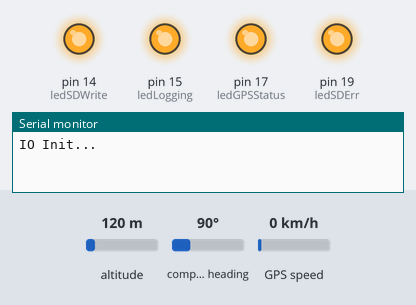
Simulated run of this sketch. Board: Arduino Uno, built with avr-gcc and run on an emulated ATmega328P. Parts: output pins drawn as LEDs (lit = HIGH), the last lines printed to the serial monitor. Inputs (shaded band) come from the test bench; at power-on: altitude 120 m, compass heading 90°, GPS speed 0 km/h. Storage starts empty; EEPROM starts erased; the GPS gets a fix after 3 s at 37.7749, -122.4194 with 8 satellites.

Above: at 0.1 s.
At 0.7 s:
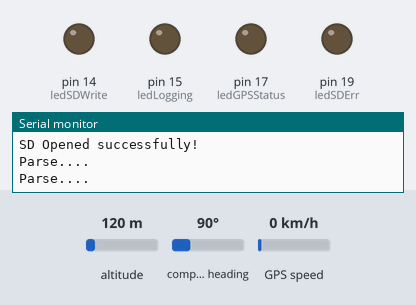
At 1.2 s:
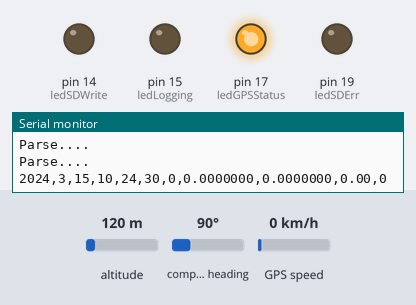
At 38.8 s:
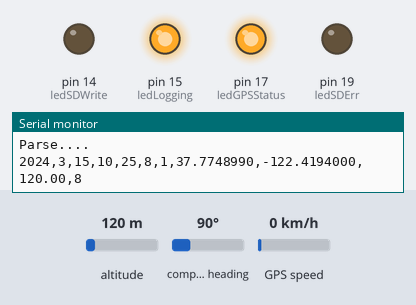
Timing chart, 0 to 40.0 s (numbered marks = the images above):
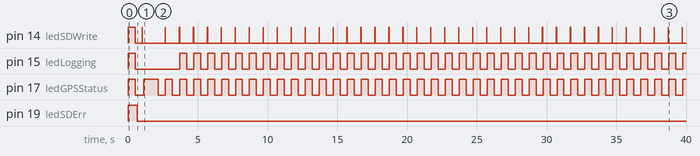

The sketch:

GPSLogger.ino
```cpp
#include <SoftwareSerial.h>
#include <TinyGPS++.h>
#include <SPI.h>
#include <SD.h>
#include <EEPROM.h>

//pins of GPS and SD Card
#define GPS_RX 3
#define GPS_TX 4
#define SD_CS 2

//EEPROM offset
#define EEPROMPosition 48

//Output leds
#define ledSDErr 19
#define ledGPSStatus 17
#define ledLogging 15
#define ledSDWrite 14

//Intervals in ms
#define blinkDelay 500
#define blinkSDWriteDelay 150
#define writeInterval 1000


TinyGPSPlus gps;
SoftwareSerial ss(GPS_RX, GPS_TX);
File dataFile;

unsigned long lastBlink = 0;
unsigned long lastWriteBlink = 0;
unsigned long lastWrite = 0;
unsigned int counter = 0;

boolean blinkGPSStatus = LOW;
boolean blinkSDErr = LOW;
boolean blinkLogging = LOW;
boolean blinkSDWrite = LOW;

char filename[8];

void setup() {
	Serial.begin(115200);
	ss.begin(9600);
	delay(20);

	Serial.println("IO Init...");

	//LEDs = output
	pinMode(ledSDErr, OUTPUT);
	pinMode(ledGPSStatus, OUTPUT);
	pinMode(ledLogging, OUTPUT);
	pinMode(ledSDWrite, OUTPUT);

	//blink them
	digitalWrite(ledSDErr, HIGH);
	digitalWrite(ledGPSStatus, HIGH);
	digitalWrite(ledLogging, HIGH);
	digitalWrite(ledSDWrite, HIGH);

	delay(500);
	//shut them down
	digitalWrite(ledSDErr, LOW);
	digitalWrite(ledGPSStatus, LOW);
	digitalWrite(ledLogging, LOW);
	digitalWrite(ledSDWrite, LOW);

	//load last filename from EEPROM
	Serial.println("Loading fileid from EEPROM");
	counter = EEPROMReadInt(EEPROMPosition);
	//increment
	counter++;
	Serial.print("Loaded: ");
	sprintf(filename, "%07d", counter);
	Serial.print(filename);
	Serial.println(".log");
	//write back
	Serial.println("Writing new counter status");
	EEPROMWriteInt(EEPROMPosition, counter);

	//Open SD Card, wait until it's connected
	Serial.println("Opening SD Card...");
	blinkSDErr = HIGH;
	digitalWrite(ledSDErr, blinkSDErr);
	while (!SD.begin(SD_CS)){
		Serial.println("Failed...");
		delay(1000);
	}
	delay(100);
	//hurray, it's connected, can continue
	blinkSDErr = LOW;
	digitalWrite(ledSDErr, blinkSDErr);
	Serial.println("SD Opened successfully!");

}

void loop() {
	//what about blinking some LEDs?
	if ((lastBlink + blinkDelay) < millis()){
		lastBlink = millis();
		digitalWrite(ledGPSStatus, blinkGPSStatus);
		blinkGPSStatus = LOW;

		digitalWrite(ledSDErr, blinkSDErr);

		digitalWrite(ledLogging, blinkLogging);
		blinkLogging = LOW;
	}

	//SD Write LED
	if ((lastWriteBlink + blinkSDWriteDelay) < millis()){
		digitalWrite(ledSDWrite, blinkSDWrite);
		blinkSDWrite = LOW;
	}

	while (ss.available()) {
		if (gps.encode(ss.read())) {
			blinkGPSStatus = HIGH;
			Serial.println("Parse....");
		}
	}

	if (blinkGPSStatus == HIGH){
		if ((lastWrite + writeInterval) < millis()){
			lastWrite = millis();
			dataFile = SD.open((String)filename + ".log", FILE_WRITE);
			//Is file opened
			if (dataFile) {
				//If there was error last time, not, there isn't
				blinkSDErr = LOW;
				if (gps.location.isValid()) {
					blinkLogging = HIGH;
				}
				blinkSDWrite = HIGH;
				digitalWrite(ledSDWrite, blinkSDWrite);
				//CSV structure
				// 0 year
				column(dataFile, (String)gps.date.year());
				// 1 month
				column(dataFile, (String)gps.date.month());
				// 2 day
				column(dataFile, (String)gps.date.day());
				// 3 hour
				column(dataFile, (String)gps.time.hour());
				// 4 minute
				column(dataFile, (String)gps.time.minute());
				// 5 second
				column(dataFile, (String)gps.time.second());
				// 6 location validity
				column(dataFile, (String)gps.location.isValid());
				// 7 LATITUDE
				column(dataFile, String(gps.location.lat(), 7));
				// 8 LONGTITUDE
				column(dataFile, String(gps.location.lng(), 7));
				// 9 ALTITUDE
				column(dataFile, (String)gps.altitude.meters());
				// 10 number of satelites fixed
				column(dataFile, (String)gps.satellites.value(), true);


				//end of line
				row(dataFile);

				dataFile.close();
			}
			//what if file didn't open?
			else {
				//blink led
				blinkSDErr = HIGH;
				Serial.println("SD Write Error!!!");
			}
		}
	}
}

// Write Int into EEPROM (2bytes)
void EEPROMWriteInt(int address, unsigned int value){
	byte a = value / 256;
	byte b = value % 256;
	EEPROM.write(address, a);
	EEPROM.write(address + 1, b);
}

// Read Int from EEPROM (2 bytes)
unsigned int EEPROMReadInt(int address){
	byte a = EEPROM.read(address);
	byte b = EEPROM.read(address + 1);
	return (a*256 + b);
}

// Write CSV column to SD and into console
void column( File df, String value, boolean lastLine){
	df.print(value);
	if (!lastLine) df.print(",");
	Serial.print(value);
	if (!lastLine) Serial.print(",");
}

// optional argument version
void column( File df, String value){
	column(df, value, false);
}

//end line of csv
void row(File df){
	df.println();
	Serial.println();
}
```

Measured:
- by itself, pin 14 (ledSDWrite): goes LOW 0.49 s, HIGH 0.01 s, LOW 1.6 s, 37 × (HIGH 0.01 s, LOW 1.0 s), HIGH 0.01 s, then LOW
- by itself, pin 15 (ledLogging): repeats every 1.0 s: HIGH 0.50 s, LOW 0.50 s
- by itself, pin 17 (ledGPSStatus): goes LOW 0.63 s, HIGH 1.0 s, 37 × (LOW 0.52 s, HIGH 0.50 s), LOW 0.50 s, then HIGH
